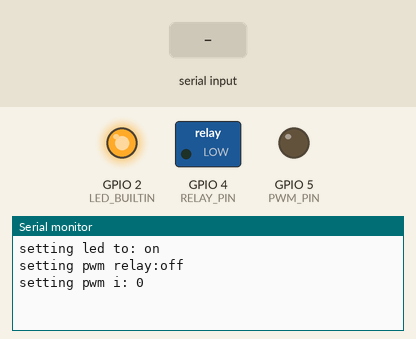
This sketch was run on a simulated ESP8266 (NodeMCU). Parts: switched loads named in the sketch (green lamp = pin HIGH), output pins drawn as LEDs (lit = HIGH, except the on-board LED, lit = LOW), the last lines printed to the serial monitor. The test bench sets the inputs (shaded band).

Above: at 1.2 s.
1.3 s: "DEBUG_ON\n" received over Serial
At 2.5 s:
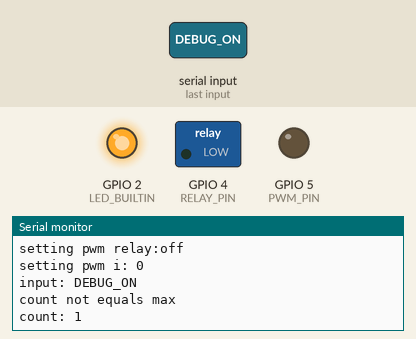
2.8 s: "LED_ON\n" received over Serial
At 3.6 s:
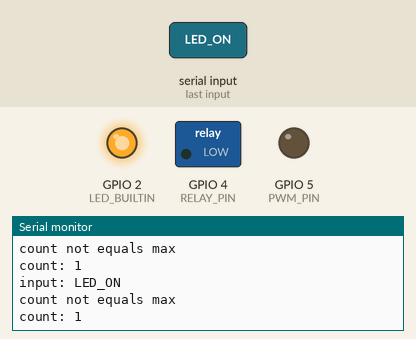
4.3 s: "PWM_RELAY_ON\n" received over Serial
At 4.8 s:
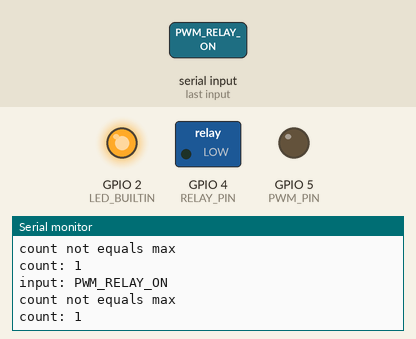

The sketch:

egycommand.ino
```cpp
#include "c:/Users/ghjkl/AppData/Local/Arduino15/packages/esp8266/hardware/esp8266/3.1.2/cores/esp8266/Arduino.h"
const int MAX_COUNT_VALUES = 4;
bool  input_0_debug_on = true;
bool  input_1_led_on = true;
bool  input_2_pwm_relay_on = false;
int   input_3_pwm_i = 0;

const int LED_ON_VALUE = LOW;
const int LED_OFF_VALUE = HIGH;

const int RELAY_PIN = 4; //D2
const int PWM_PIN = 5; //D1

void setup() {
  pinMode(LED_BUILTIN, OUTPUT);
  pinMode(RELAY_PIN, OUTPUT);
  pinMode(PWM_PIN, OUTPUT);


  Serial.begin(115200);

  set_led();
  set_pwm_relay();
  set_pwm_i();
}

void loop()
{
  if(read_serial_parse_and_set())
  {
    debugln("config values:");
    debug("input_0_debug_on: "); debugln(String(input_0_debug_on));
    debug("input_1_led_on: "); debugln(String(input_1_led_on));
    set_led();
    set_pwm_relay();
    set_pwm_i();
  }

  // digitalWrite(LED_BUILTIN, LED_ON_VALUE);
  // digitalWrite(RELAY_PIN, HIGH);
  // analogWrite(PWM_PIN, 20);

  // digitalWrite(LED_BUILTIN, LED_OFF_VALUE);
  // digitalWrite(RELAY_PIN, LOW);
  // analogWrite(PWM_PIN, 0);

  // delay(5000);

  // digitalWrite(LED_BUILTIN, LED_OFF_VALUE);
  // digitalWrite(RELAY_PIN, HIGH);
  // delay(5000);
  //analogWrite(16, 0);
  // for(int i = 1 ; i < 8 ; i++)
  // {
  //   toggle_led();
  //   //delay(5000);
  // }
}


bool read_serial_parse_and_set()
{
  if (Serial.available() > 0) {
    String input = Serial.readStringUntil('\n');
    debug("input: ");
    debugln(input);
    return parse_input_and_set(input, ';');
  }
  return false;
}

bool parse_input_and_set(String input, char delimiter)
{
    String values[MAX_COUNT_VALUES];
    int count = splitString(input, ';', values);

    if(count != MAX_COUNT_VALUES){
      debugln("count not equals max");
      debug("count: ");
      debugln(String(count));

      return false;
    }

    input_0_debug_on = values[0] == "DEBUG_ON" ? true : false;
    input_1_led_on = values[1] == "LED_ON" ? true : false;
    input_2_pwm_relay_on = values[2] == "PWM_RELAY_ON" ? true : false;
    input_3_pwm_i = values[3].toInt();

    return true;
}

int splitString(String input, char delimiter, String output[]) {
  int valueCount = 0;
  int startIndex = 0;
  int delimiterIndex = input.indexOf(delimiter);

  while (delimiterIndex != -1 && valueCount < MAX_COUNT_VALUES) {
    output[valueCount++] = input.substring(startIndex, delimiterIndex);
    startIndex = delimiterIndex + 1;
    delimiterIndex = input.indexOf(delimiter, startIndex);
  }

  // last value (or whole string if no delimiter)
  if (valueCount < MAX_COUNT_VALUES) {
    output[valueCount++] = input.substring(startIndex);
  }

  return valueCount; // number of values filled in output[]
}

void set_led()
{
  debug("setting led to: ");
  debugln(String(input_1_led_on ? "on" : "off"));
  digitalWrite(LED_BUILTIN, input_1_led_on ? LED_ON_VALUE : LED_OFF_VALUE);
}

void set_pwm_relay()
{
  debug("setting pwm relay:");
  debugln(String(input_2_pwm_relay_on ? "on" : "off"));
  digitalWrite(RELAY_PIN, input_2_pwm_relay_on ? HIGH : LOW);
}

void set_pwm_i()
{
  debug("setting pwm i: ");

  if(input_2_pwm_relay_on)
  {
    debugln(String(input_3_pwm_i));
    analogWrite(PWM_PIN, input_3_pwm_i);
  }
  else{
    debugln("0");
    analogWrite(PWM_PIN, 0);
  }

}

void debug(String s)
{
  if(input_0_debug_on)
  {
    Serial.print(s);
  }
}

void debugln(String s)
{
  if(input_0_debug_on)
  {
    Serial.println(s);
  }
}

// void toggle_led()
// {
//   digitalWrite(LED_BUILTIN, led_on ? LED_OFF_VALUE : LED_ON_VALUE);
//   led_on = !led_on;
// }
```

Measured:
- after the input at 1.3 s, the serial monitor: prints a new line at once (image 1)
- after the input at 2.8 s, the serial monitor: prints a new line at once (image 2)
- after the input at 4.3 s, the serial monitor: prints a new line at once (image 3)
